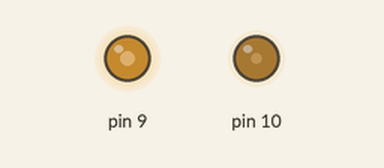
Simulated run of this sketch. Board: Arduino Uno, built with avr-gcc and run on an emulated ATmega328P. On the bench: output pins drawn as LEDs (lit = HIGH). At 0.0 s the program stops and its outputs stay as they are.

Above: at 0.1 s.
Timing chart, 0 to 1.5 s (numbered marks = the images above):
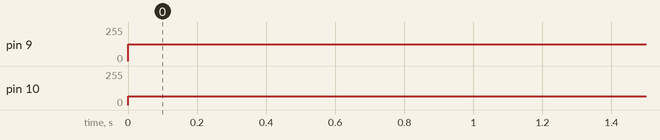

The sketch:

08-Timer1_Phase_Correct_PWM.ino
```cpp
/*
* Learning AVR with Arduino
* Lesson: Timer1 Phase Correct PWM Mode
* Author: Morgan
* Date: 18/July/2020
* IDE: Arduino 1.8.13
*
* Calculation:
* 1. frequency = f_clk_io / ( 2 * prescaler_value * MAX ) [Hz]
* 2. duty cycle = OCR1n / MAX
*
*/

#include<avr/io.h>
#define F_CPU 16000000UL

void pin_setup(){
  DDRB |= (1<<PB1)|(1<<PB2);          // set OC1A/PORTB1 and OC1B/PORTB2 as output
  PORTB &= ~(1<<PB1)|~(1<<PB2);       // set OC1A/PORTB1 and OC1B/PORTB2 as LOW
}

void timer1_phase_correct_PWM_mode(){
  TCCR1A = 0;                 // clear TCCR1A
  TCCR1B = 0;                 // clear TCCR1B
  TCNT1 = 0;                  // clear TCNT1
  // set compare output mode "Clear OC1A/OC1B on Compare Match when up-counting, Set OC1A/OC1B on Compare Match when downcounting.”
  // [COM1A1/COM1B1][COM1A0/COM1B0] = 10
  // set phase correct PWM, 8-bit mode WGM[13:10]=0001
  // prescaller 8 CS[12:10]=010

  TCCR1A |= (1<<COM1A1)|(1<<COM1B1)|(1<<WGM10);
  TCCR1B |= (1<<CS11);

  // frequency = 16 MHz / (2 * 8 * 255) = 3.9 KHz
  // duty cycle for OC1A: 127 / 255 = 49.8%
  // duy cycle for OC1B: 64 / 255 = 25.1%
  OCR1A = 127;
  OCR1B = 64;
}

int main(){
  pin_setup();
  timer1_phase_correct_PWM_mode();
  while(1){}
}
```

Measured:
- by itself, pin 9: 0/255 → 127/255 at 0.00 s
- by itself, pin 10: 0/255 → 64/255 at 0.00 s
